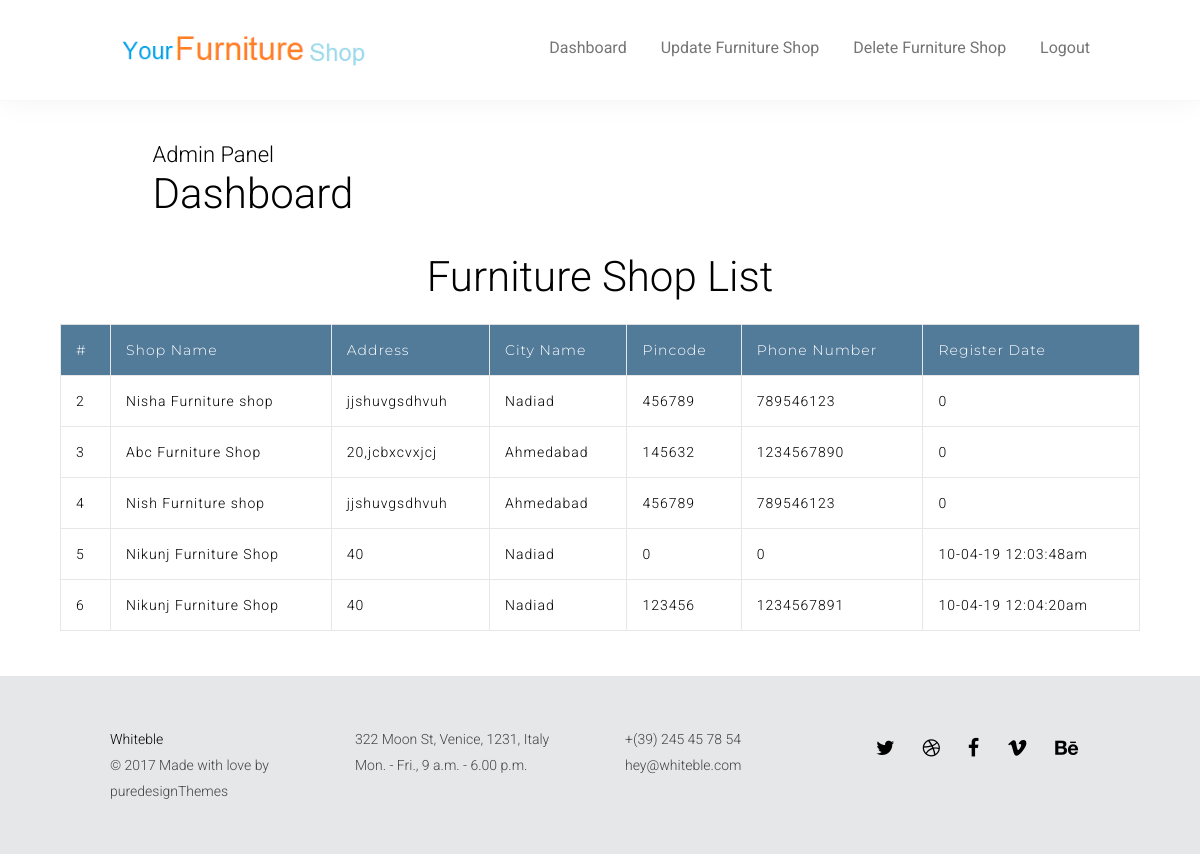
Screenshot of /admin/admin_desk.php with the database file from the repository.
### tables this page shows
CREATE TABLE `furniture_shop` (
  `f_id` int(10) NOT NULL,
  `shop_name` varchar(70) NOT NULL,
  `address` varchar(150) NOT NULL,
  `city_id` int(10) NOT NULL,
  `pincode` int(10) NOT NULL,
  `phone_number` int(10) NOT NULL,
  `registration_date` varchar(50) NOT NULL,
  `user_name` varchar(50) NOT NULL,
  `user_password` varchar(50) NOT NULL
);

CREATE TABLE `city` (
  `city_id` int(11) NOT NULL,
  `city_name` varchar(50) NOT NULL,
  `pincode` int(10) NOT NULL
);

### admin/admin_desk.php (the view, shortened to what this page needs)
<!DOCTYPE html>
<html lang="en">
<head>
    <?php
            include("head.php");
    ?>
</head>
    <body>
        <div id="main-wrap">
                <?php
                    include("header.php");
                ?>
            <div id="page-content">
            <form name="frmdropdown" method="post" >
                <div class="container">
                        <div class="row">
                            <div class="col-sm-1"></div>
                            <div class="col-sm-8">
                                <br><br>
                                <h3>Admin Panel</h3>
                                <h2>Dashboard</h2>
                            </div>
                            <div class="col-sm-3"></div>
                        </div>
                        <div class="row">
                            <div class="col-sm-2"></div>
                            <div class="col-sm-8">
                                <br><br>
                                    <h2 align="center">Furniture Shop List</h2>
                            </div>
                            <div class="col-sm-2"></div>
                        </div>
                </div>
                    <div class="container">
                        <div class="row padding-sm">
                            <div class="col-md-12">
                                <div class="table-responsive">
                                <?php
                                    $dd_res=mysql_query("Select * FROM furniture_shop");
                                ?>
                                    <table class="table">
                                        <tbody>
                                            <tr>
                                                <th>#</th>
                                                <th>Shop Name</th>
                                                <th>Address</th>
                                                <th>City Name</th>
                                                <th>Pincode</th>
                                                <th>Phone Number</th>
                                                <th>Register Date</th>
                                            </tr>
                                    <?php
                                        while($r1=mysql_fetch_row($dd_res)){
                                    ?>
                                                    <tr>
                                                        <td><?php echo $r1[0]; ?></td>
                                                        <td><?php echo $r1[1]; ?></td>
                                                        <td><?php echo $r1[2]; ?></td>
                                                        <td>
                                                            <?php
                                                                $city_id = $r1[3];
                                                                $dd_res1=mysql_query("Select city_id,city_name FROM city where city_id = $city_id");
                                                                $r2 = mysql_fetch_row($dd_res1);
                                                                echo $r2[1];
                                                            ?>
                                                        </td>
                                                        <td><?php echo $r1[4]; ?></td>
                                                        <td><?php echo $r1[5]; ?></td>
                                                        <td><?php echo $r1[6]; ?></td>
                                                    </tr>
                                                    <?php
                                                        }
                                                    ?>
                                                </tbody>
                                            </table>
                                        </div>
                                    </div>
                                </div>
                    </div>
                </div>
            </div>
            <?php
                include("footer.php");
            ?>
    </body>
</html>

### rows the page displays
furniture_shop: f_id "2", shop_name "Nisha Furniture shop", address "jjshuvgsdhvuh", city.city_name "Nadiad", pincode "456789", phone_number "789546123", registration_date "0"
furniture_shop: f_id "3", shop_name "Abc Furniture Shop", address "20,jcbxcvxjcj", city.city_name "Ahmedabad", pincode "145632", phone_number "1234567890", registration_date "0"
furniture_shop: f_id "4", shop_name "Nish Furniture shop", address "jjshuvgsdhvuh", city.city_name "Ahmedabad", pincode "456789", phone_number "789546123", registration_date "0"
furniture_shop: f_id "5", shop_name "Nikunj Furniture Shop", address "40", city.city_name "Nadiad", pincode "0", phone_number "0", registration_date "10-04-19 12:03:48am"
furniture_shop: f_id "6", shop_name "Nikunj Furniture Shop", address "40", city.city_name "Nadiad", pincode "123456", phone_number "1234567891", registration_date "10-04-19 12:04:20am"
